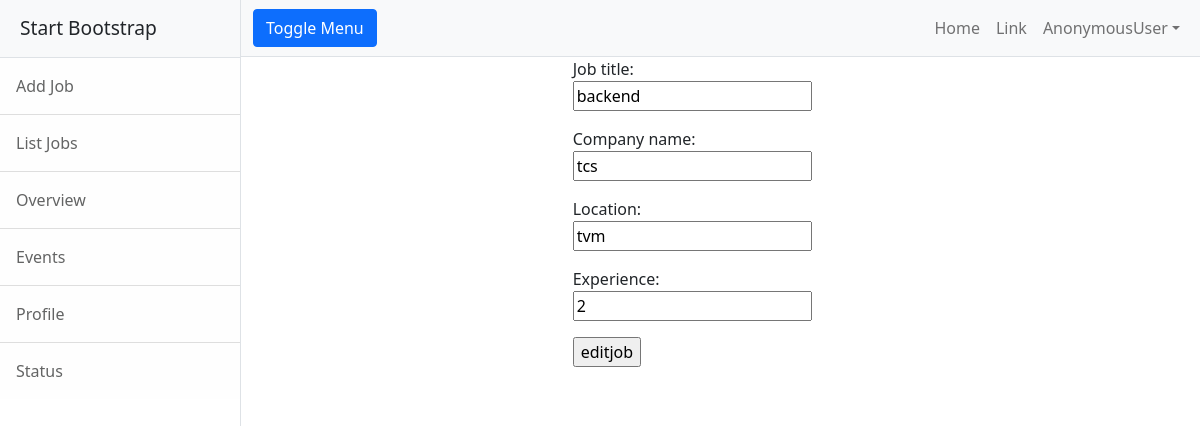
Screenshot of /employer/jobs/change/5 with the database file from the repository.
### employer/models.py (models this page shows, shortened)
class Jobs(models.Model):
    job_title=models.CharField(max_length=150)
    company_name = models.CharField(max_length=150)
    location = models.CharField(null=True,max_length=150)
    experience=models.PositiveIntegerField(default=0)

### employer/views.py (the view)
# urls.py: path('jobs/change/<int:id>',views.JobEditView.as_view(),name="job-edit"),
class JobEditView(UpdateView):
    model=Jobs
    form_class = JobForm
    template_name = "emp-jobedit.html"
    success_url = reverse_lazy("emp-listjob")
    pk_url_kwarg = "id"

### employer/forms.py
class JobForm(forms.ModelForm):
    class Meta:
        model=Jobs
        fields="__all__"

### employer/templates/emp-jobedit.html (shortened to what this page needs)
{%extends 'base.html'%}
{%block body_block%}
<div class="row">
    <div class="col-4"></div>
    <div class="col-4">
        <form action="" method="post">
            {{form.as_p}}
            <input type="submit" value="editjob">
        </form>
    </div>
    <div class="col-4"></div>
</div>
{%endblock%}

### rows the page displays
Jobs: job_title "backend", company_name "tcs", location "tvm", experience "2"

### other values shown
{{ request.user }} "AnonymousUser"
